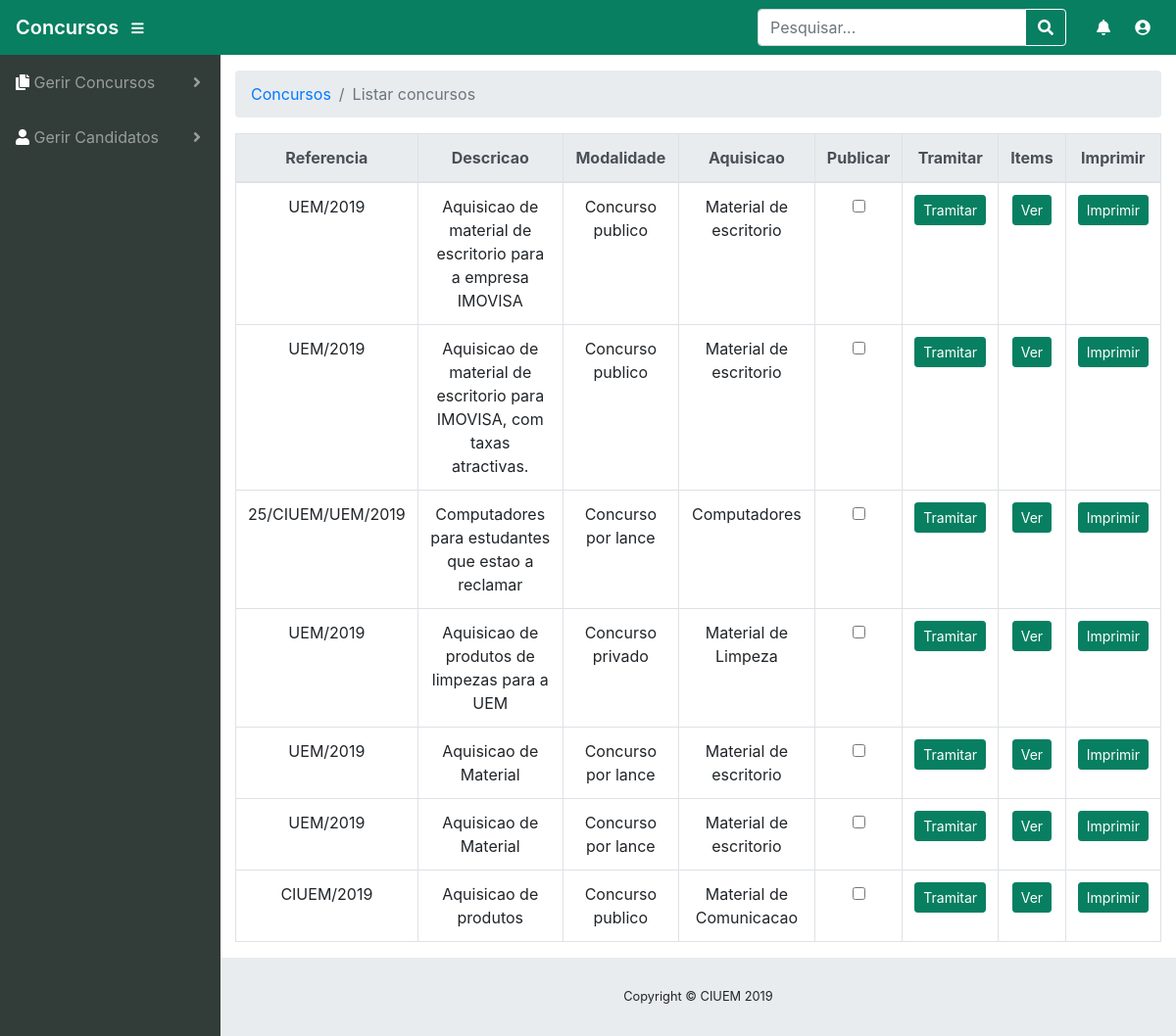
Screenshot of /view/admin/listar_concursos.php with the database file from the repository.
### tables this page shows
CREATE TABLE `concurso` (
  `concurso_id` int(20) NOT NULL AUTO_INCREMENT,
  `modalidade` varchar(60) DEFAULT NULL,
  `referencia` varchar(60) DEFAULT NULL,
  `designacao` varchar(60) DEFAULT NULL,
  `aquisicao` varchar(60) DEFAULT NULL,
  `dataInicio` date DEFAULT NULL,
  `datafim` date DEFAULT NULL,
  `descricao` varchar(120) DEFAULT NULL,
  `previsto` char(1) DEFAULT '0' COMMENT '1-previsto e 0-Nao previsto',
  `aberto` char(1) DEFAULT '1' COMMENT '1-aberto e 0-fechado',
  `ficheiro` blob,
  PRIMARY KEY (`concurso_id`)
);

### view/admin/listar_concursos.php (the view, shortened to what this page needs)
<?php include "../estrutura/admin/header.php" ?>
<?php include "../estrutura/admin/sidebar.php" ?>
<?php
include "../../modal/conexao.php" ;
$sql = "SELECT * FROM concurso";
$resultado = mysqli_query($link,$sql);
?>
<div id="content-wrapper">
      <div class="container-fluid">
            <ol class="breadcrumb">
            <li class="breadcrumb-item">
                  <a href="http://localhost/concursos/view/admin">Concursos</a>
            </li>
            <li class="breadcrumb-item active">Listar concursos</li>
            </ol>
            <div class="table-responsive">
                    <table class="table table-bordered">
                        <thead class="thead-light">
                            <tr>
                            <th>Referencia</th>
                            <th>Descricao</th>
                            <th>Modalidade</th>
                            <th>Aquisicao</th>
                            <th>Publicar</th>
                            <th>Tramitar</th>
                            <th>Items</th>
                            <th>Imprimir</th>
                            </tr>
                        </thead>
                    <tbody>
                        <tr>
                        <?php while($dados = mysqli_fetch_array($resultado)){ ?>
                          <tr>
                            <td><?php echo $dados['referencia']; ?></td>
                            <td><?php echo $dados['descricao']; ?></td>
                            <td><?php echo $dados['modalidade']; ?></td>
                            <td><?php echo $dados['aquisicao']; ?></td>
                            <td ><input type="checkbox" id="publicar" onclick="alert('Tem certeza que deseja publicar este concurso?')"></td>
                            <td><button type="button" class="btn btn-success btn-sm">Tramitar</button></td>
                            <td><button type="button" class="btn btn-success btn-sm">Ver</button></td>
                            <td><button type="button" class="btn btn-success btn-sm">Imprimir</button></td>
                            </tr>
                          <?php } ?>
                        </tr>
                    </tbody>
                    </table>
                </div>
      </div>
</div>
<?php include "../estrutura/admin/footer.php"?>

### css/app.css (style rules this page uses)
table th { text-align: center; }
table td { text-align: center; }
.btn-success { color: #fff!important; background-color: #087F61!important; border-color: #087F61!important; }

### rows the page displays
concurso: referencia "UEM/2019", descricao "Aquisicao de material de escritorio para a empresa IMOVISA", modalidade "Concurso publico", aquisicao "Material de escritorio"
concurso: referencia "UEM/2019", descricao "Aquisicao de material de escritorio para IMOVISA, com taxas atractivas.", modalidade "Concurso publico", aquisicao "Material de escritorio"
concurso: referencia "25/CIUEM/UEM/2019", descricao "Computadores para estudantes que estao a reclamar", modalidade "Concurso por lance", aquisicao "Computadores"
concurso: referencia "UEM/2019", descricao "Aquisicao de produtos de limpezas para a UEM", modalidade "Concurso privado", aquisicao "Material de Limpeza"
concurso: referencia "UEM/2019", descricao "Aquisicao de Material", modalidade "Concurso por lance", aquisicao "Material de escritorio"
concurso: referencia "UEM/2019", descricao "Aquisicao de Material", modalidade "Concurso por lance", aquisicao "Material de escritorio"
concurso: referencia "CIUEM/2019", descricao "Aquisicao de produtos", modalidade "Concurso publico", aquisicao "Material de Comunicacao"
